Frame 1 (no input): blank canvas, image omitted
Frame 60 (the mouse pressed at the canvas centre just before this capture): blank canvas, image omitted
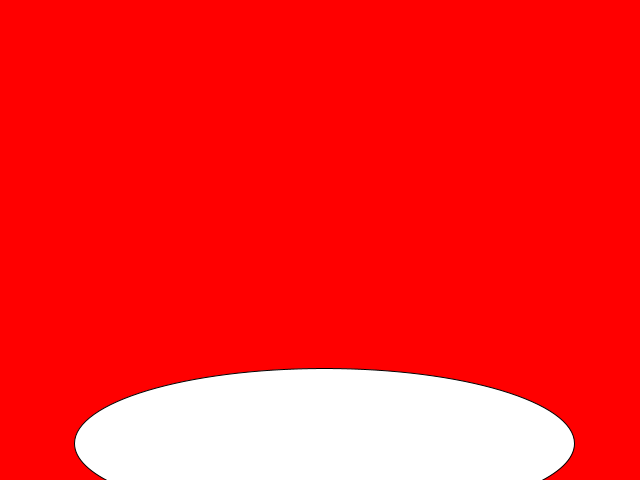
Frame 120 (the mouse held since frame 60 and released just before this capture)

The Processing sketch whose frames 1 and 60 were blank and that drew this single picture after the mouse press (run headless with seeded random() and noise(); from frame 60 on, the mouse is pressed at the canvas centre):

// Processing sketch: globos
// ── globos.pde
class Globo
{
  float x, y,vx,vy;
  Globo (float _x, float _y)
  {
   x=_x;
   y=_y; 
   vx=random(-0.25,0.25);
   vy=random(-2,-0.5);
  }

  void update()
  {
    y+=vy+5;
    x+=vx;
  }

  void dibujate()
  {
      ellipse(x,y,500,150);
  }
  
}

ArrayList<Globo> globos;


void setup()
{
  size(640,480);
  globos = new ArrayList<Globo>();  
}

void draw()
{
  background(255,0,0);
  for(int i=0;i<globos.size();i++)
  {
    globos.get(i).update();
    globos.get(i).dibujate();
  }
}

void mousePressed()
{
  globos.add(new Globo(mouseX,mouseY));
}
